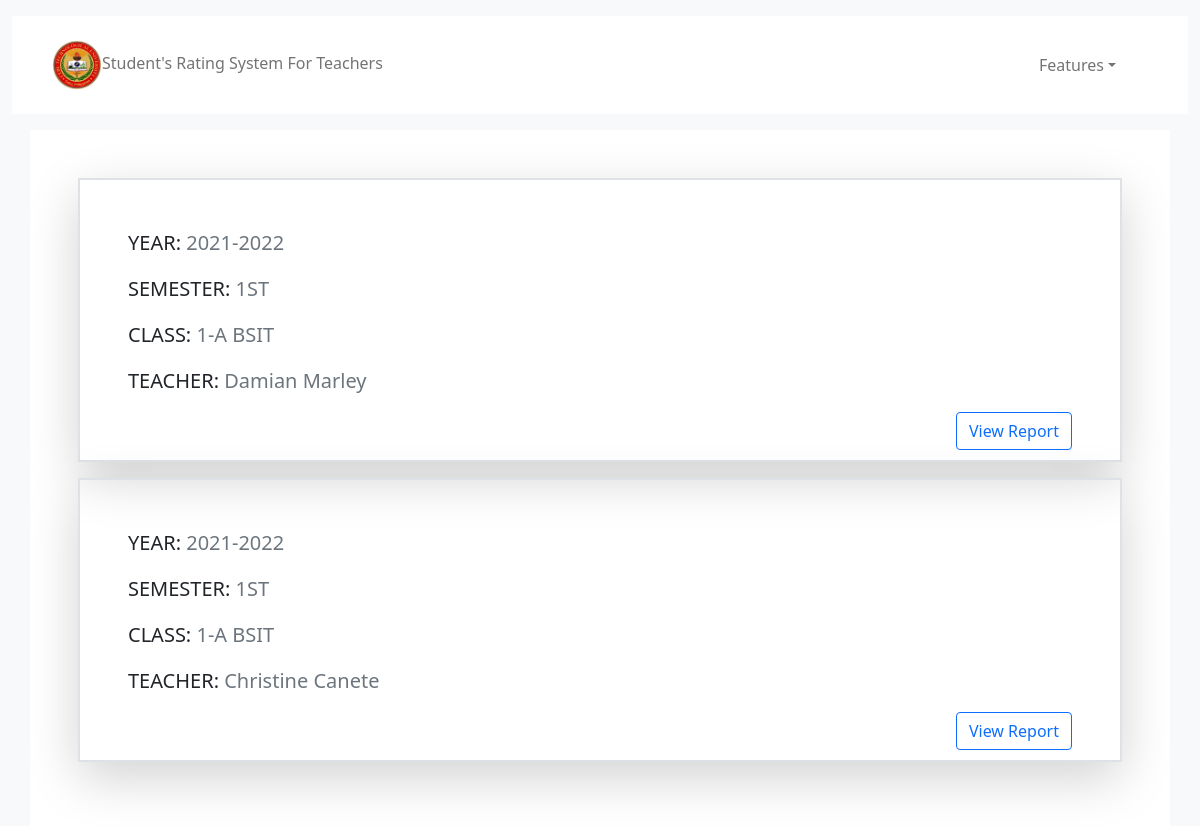
Screenshot of /views/manage-reports.php (signed in) with the database file from the repository.
### tables this page shows
CREATE TABLE `evaluations` (
  `id` int(11) NOT NULL,
  `school_year` varchar(255) NOT NULL,
  `semester` varchar(255) NOT NULL,
  `status` varchar(255) NOT NULL DEFAULT 'NO',
  `year` varchar(255) DEFAULT NULL,
  `section` varchar(255) DEFAULT NULL,
  `course` varchar(255) DEFAULT NULL,
  `teacher_id` varchar(255) DEFAULT NULL
);

CREATE TABLE `teachers` (
  `teacher_id` int(11) NOT NULL,
  `fname` varchar(255) NOT NULL,
  `lname` varchar(255) NOT NULL,
  `department` varchar(255) DEFAULT NULL,
  `username` varchar(255) DEFAULT NULL,
  `password` varchar(255) DEFAULT NULL
);

### controller/functions.php (called while the page is built, shortened)
<?php
function get_specific_table($table_name)
{
    $conn = connect_db();
    $sql = "SELECT * FROM $table_name";
    $result = $conn->query($sql);
    if ($result->num_rows > 0) {
        $rows = array();
        while ($row = $result->fetch_assoc()) {
            $rows[] = $row;
        }
        return $rows;
    }
}
function get_one_data($table,$pk_column,$id){
    $conn = connect_db();
    $sql = "SELECT * FROM $table WHERE $pk_column ='$id' ";
    $result = $conn->query($sql);
    return $result->fetch_assoc();
}
?>

### views/manage-reports.php (the view, shortened to what this page needs)
<?php include '../controller/functions.php'; ?>
<div class="container-fluid my-3 bg-light">
    <?php include 'admin-navbar.php'; ?>
</div>
<div class="container justify-content-center bg-white p-5">
    <?php foreach(get_specific_table('evaluations') as $row):
        $teacher = get_one_data('teachers','teacher_id',$row['teacher_id']) ?>
        <div class="shadow-lg border border-2 mb-3 p-5">
            <p class="lead">YEAR: <span class="text-muted"><?php echo $row['school_year'] ?></span> </p>
            <p class="lead">SEMESTER: <span class="text-muted"><?php echo $row['semester'] ?></span></p>
            <p class="lead">CLASS: <span class="text-muted"><?php echo $row['year']."-".$row['section']." ".$row['course'] ?></span></p>
            <p class="lead">TEACHER: <span class="text-muted"><?php echo $teacher['fname']." ".$teacher['lname'] ?></span></p>
            <a href="view-report.php?eval_id=<?php echo $row['id'] ?>" class="btn btn-outline-primary float-end">View Report</a>
        </div>
    <?php endforeach ?>
</div>

### rows the page displays
evaluations: school_year "2021-2022", semester "1ST", year "1", section "A", course "BSIT", teacher.fname "Damian", teacher.lname "Marley"
evaluations: school_year "2021-2022", semester "1ST", year "1", section "A", course "BSIT", teacher.fname "Christine", teacher.lname "Canete"
